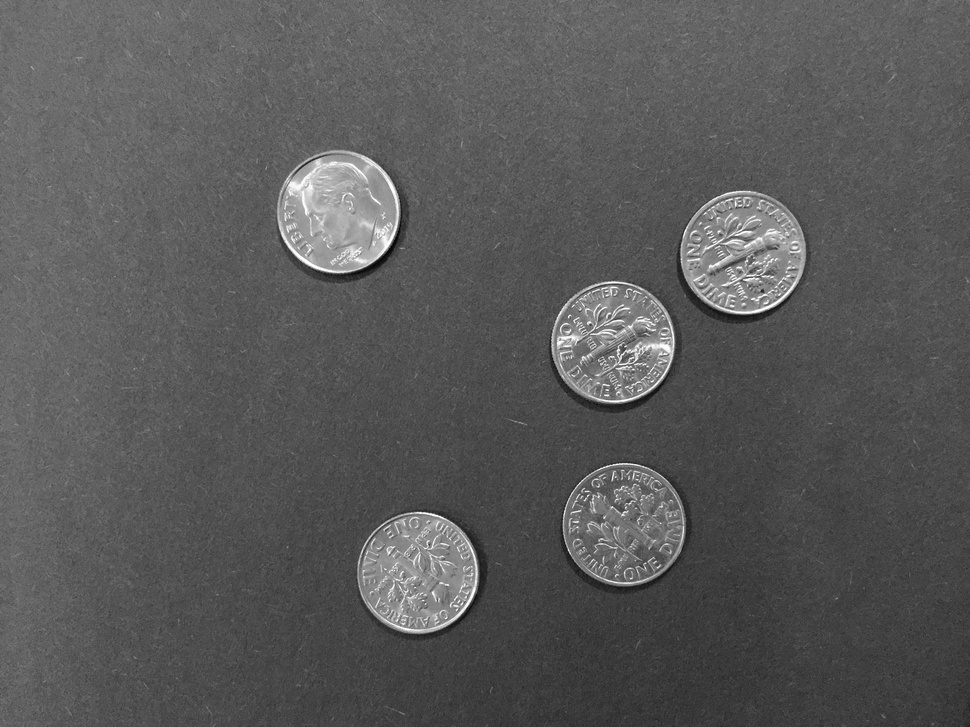
%> input picture courses/Data Processing and Feature Engineering/Module 5/Images/CoinImages/Dime/dimes1.jpg, 970 x 727 px, shrunk from 3264 x 2448 before the run
$ octave --eval "result = segmentImage(imread('CoinImages/Dime/dimes1.jpg'));"   (GNU Octave 9; MATLAB toolbox functions it lacks are replaced by stand-ins)
%> lines starting %> are read from the running program, lines starting %| are printed output that depends on the picture; in (x1, y1, x2, y2) boxes, pixels count from 0 and x2, y2 are one past the last pixel; in counts of white or black regions, pixels touching at a corner belong together; the program's own positions count from 1
function [BW,properties] = segmentImage(X)
%segmentImage Segment image using auto-generated code from imageSegmenter app
%  [BW,MASKEDIMAGE] = segmentImage(X) segments image X using auto-generated
%  code from the imageSegmenter app. The final segmentation is returned in
%  BW, and a masked image is returned in MASKEDIMAGE.

% Auto-generated by imageSegmenter app on 12-Nov-2019
%----------------------------------------------------


% Adjust data to span data range.
X = imadjust(X);
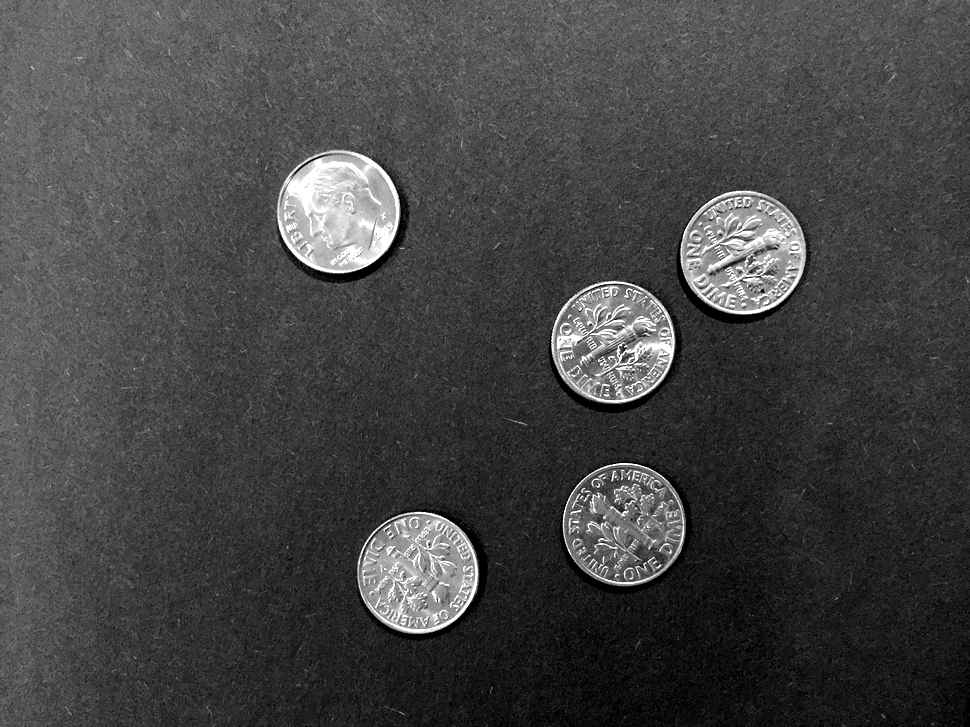
%> X: size 727x970 uint8; min 0, max 255, mean 68.7

% Threshold image - adaptive threshold
BW = imbinarize(X, 'adaptive', 'Sensitivity', 0.470000, 'ForegroundPolarity', 'bright');
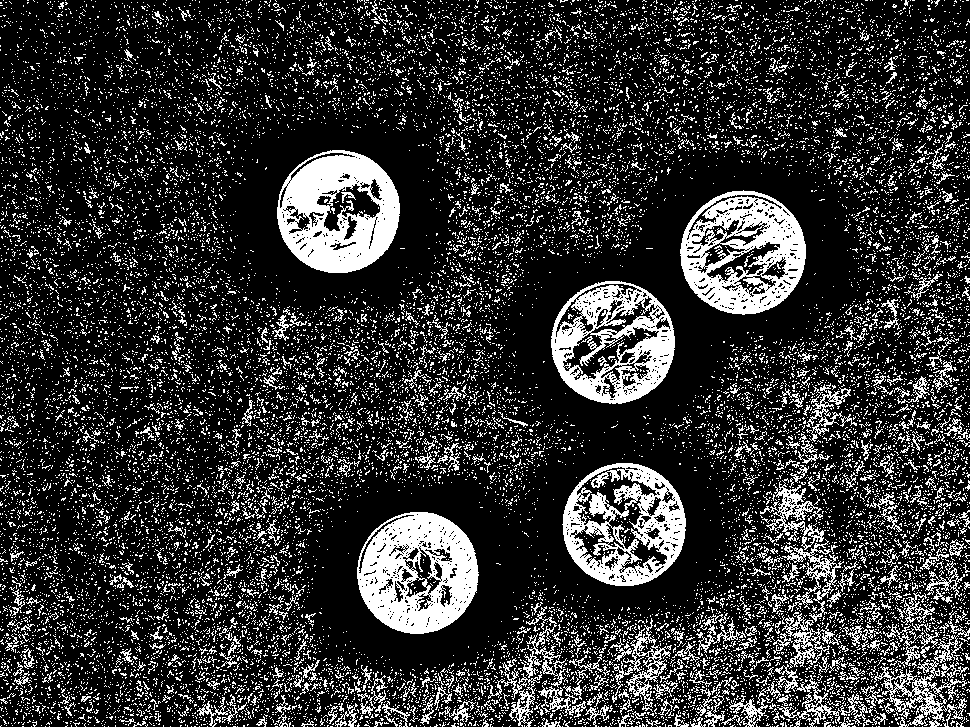
%> BW: size 727x970 logical; 20% white; 21173 white regions (20518 under 20 px), largest, box (x1, y1, x2, y2) and area: (357, 512, 479, 634) 9464, (277, 150, 400, 273) 9404, (680, 190, 806, 315) 8657

% Fill holes
BW = imfill(BW, 'holes');
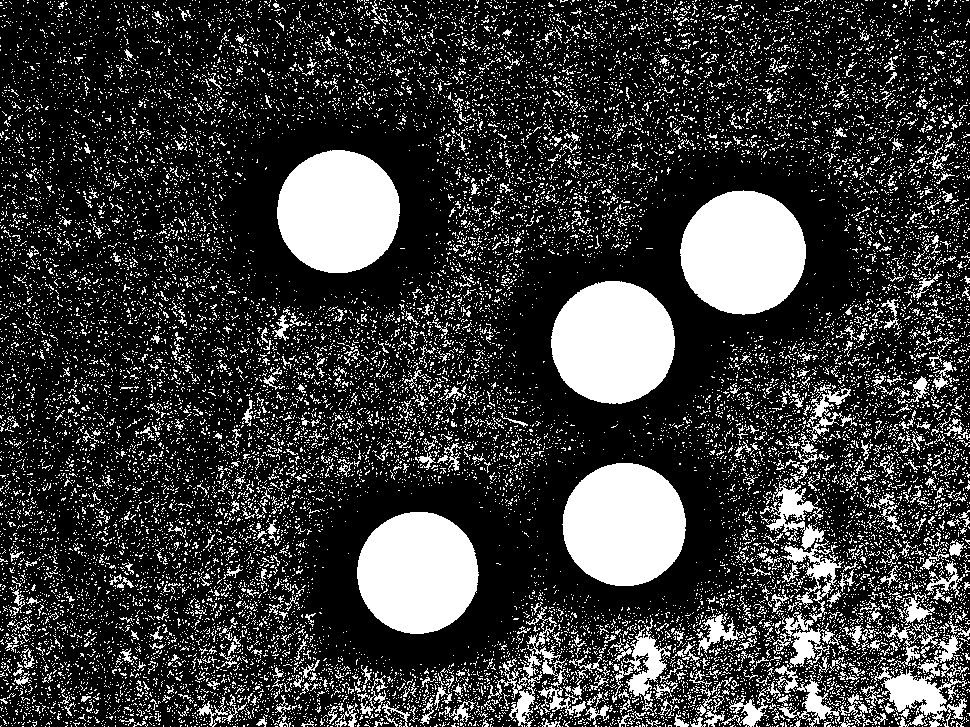
%> BW: size 727x970 logical; 23.1% white; 21034 white regions (20369 under 20 px), largest, box (x1, y1, x2, y2) and area: (680, 190, 806, 315) 12218, (551, 281, 675, 404) 11963, (562, 463, 686, 586) 11960

% Clear borders
BW = imclearborder(BW);
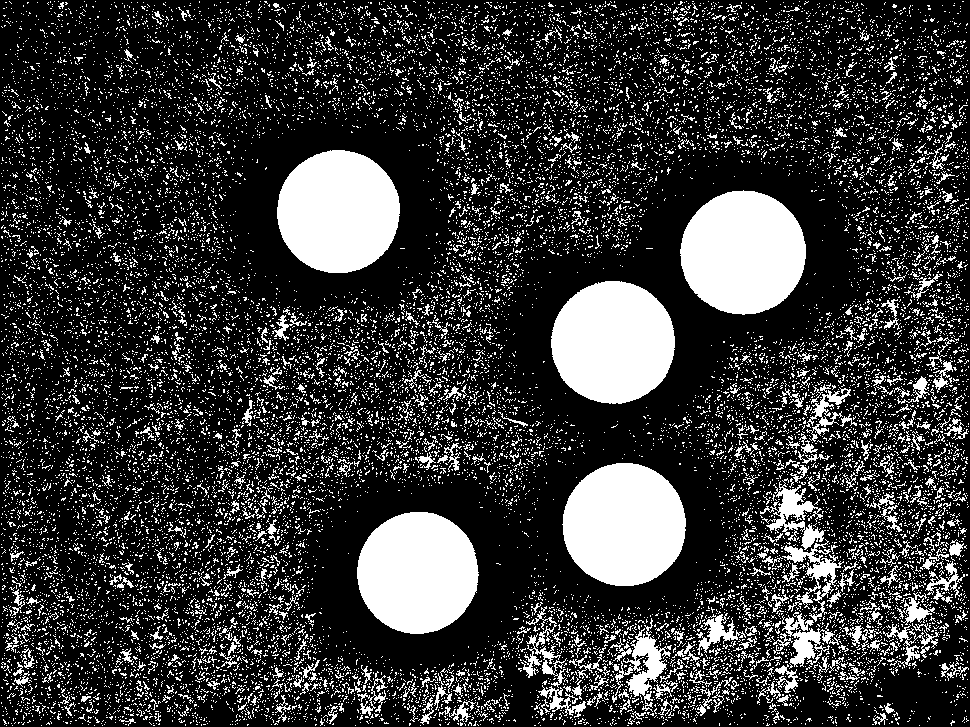
%> BW: size 727x970 logical; 21.8% white; 20734 white regions (20106 under 20 px), largest, box (x1, y1, x2, y2) and area: (680, 190, 806, 315) 12218, (551, 281, 675, 404) 11963, (562, 463, 686, 586) 11960

% Open mask with disk
radius = 20;
decomposition = 0;
se = strel('disk', radius, decomposition);
BW = imopen(BW, se);
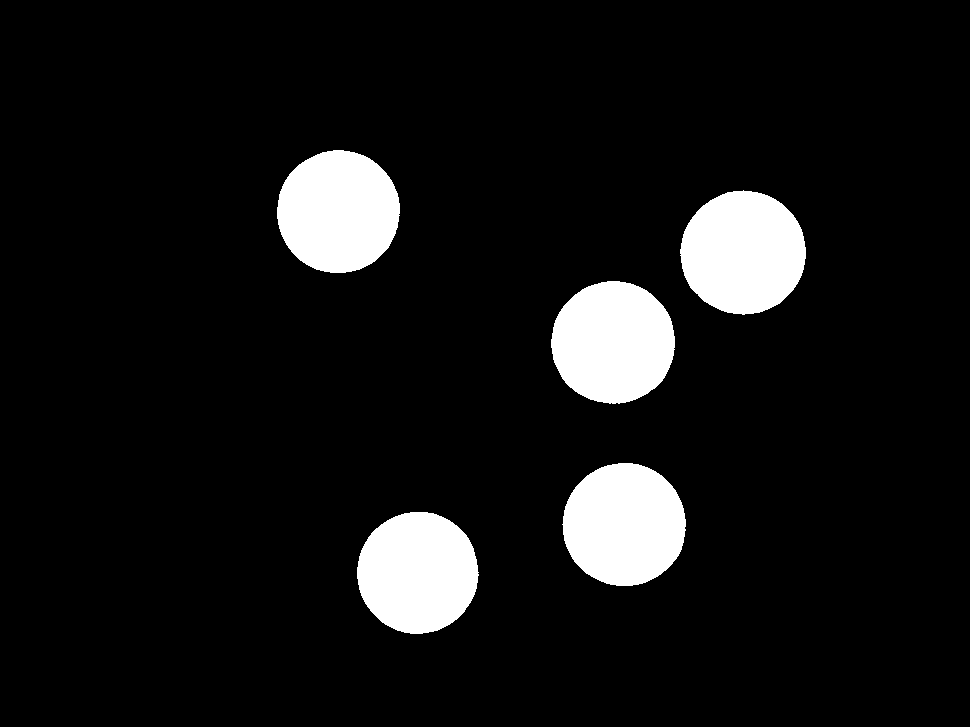
%> BW: size 727x970 logical; 8.4% white; 5 white regions, box (x1, y1, x2, y2) and area: (680, 190, 806, 315) 12180, (562, 463, 686, 586) 11934, (551, 281, 675, 404) 11932, (277, 150, 400, 273) 11860, (357, 512, 479, 634) 11623


end

$ run again, on courses/Data Processing and Feature Engineering/Module 5/Images/CoinImages/Dime/dimes2.jpg
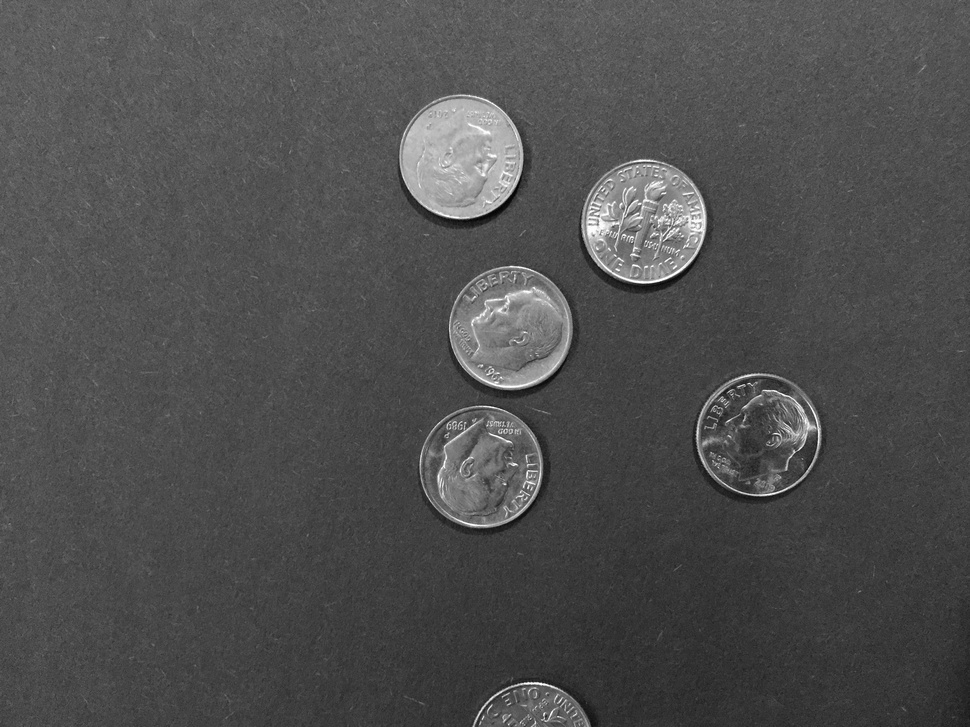
%> input picture courses/Data Processing and Feature Engineering/Module 5/Images/CoinImages/Dime/dimes2.jpg, 970 x 727 px, shrunk from 3264 x 2448 before the run
%> in segmentImage, `BW = imbinarize(X, 'adaptive', 'Sensitivity', 0.470000, 'ForegroundPol..`:
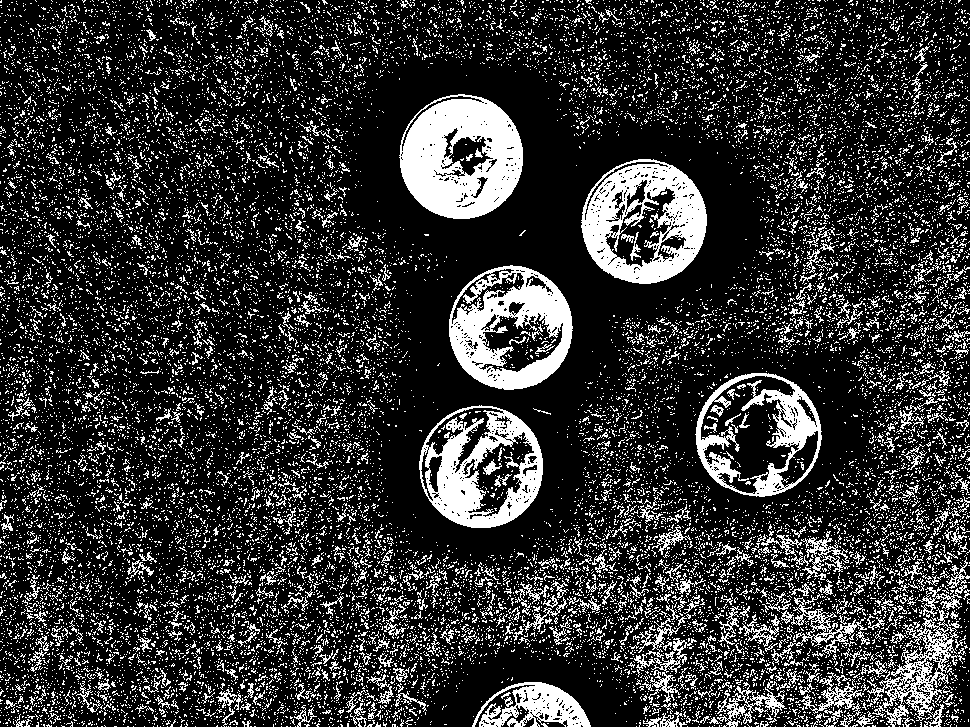
%> BW: size 727x970 logical; 20.2% white; 21262 white regions (20528 under 20 px), largest, box (x1, y1, x2, y2) and area: (399, 94, 523, 219) 10421, (581, 159, 707, 284) 8480, (449, 265, 573, 390) 7896
%> in segmentImage, `BW = imopen(BW, se);`:
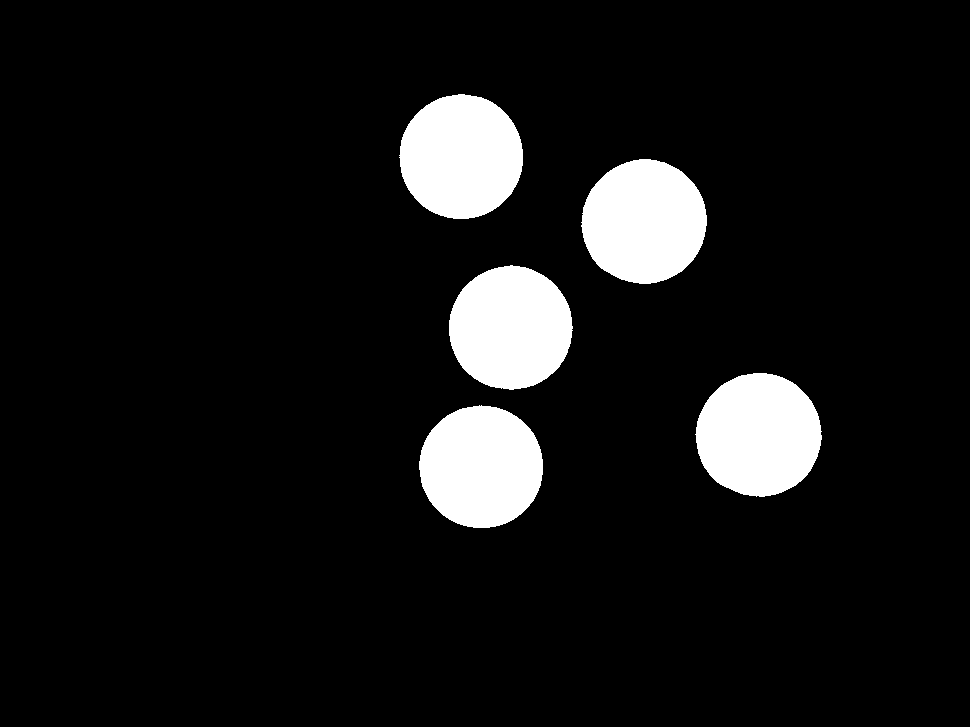
%> BW: size 727x970 logical; 8.6% white; 5 white regions, box (x1, y1, x2, y2) and area: (581, 159, 707, 284) 12202, (695, 373, 822, 497) 12201, (399, 94, 523, 219) 12125, (449, 265, 573, 390) 12029, (419, 405, 543, 528) 11940

$ run again, on courses/Data Processing and Feature Engineering/Module 5/Images/CoinImages/Dime/dimes3.jpg
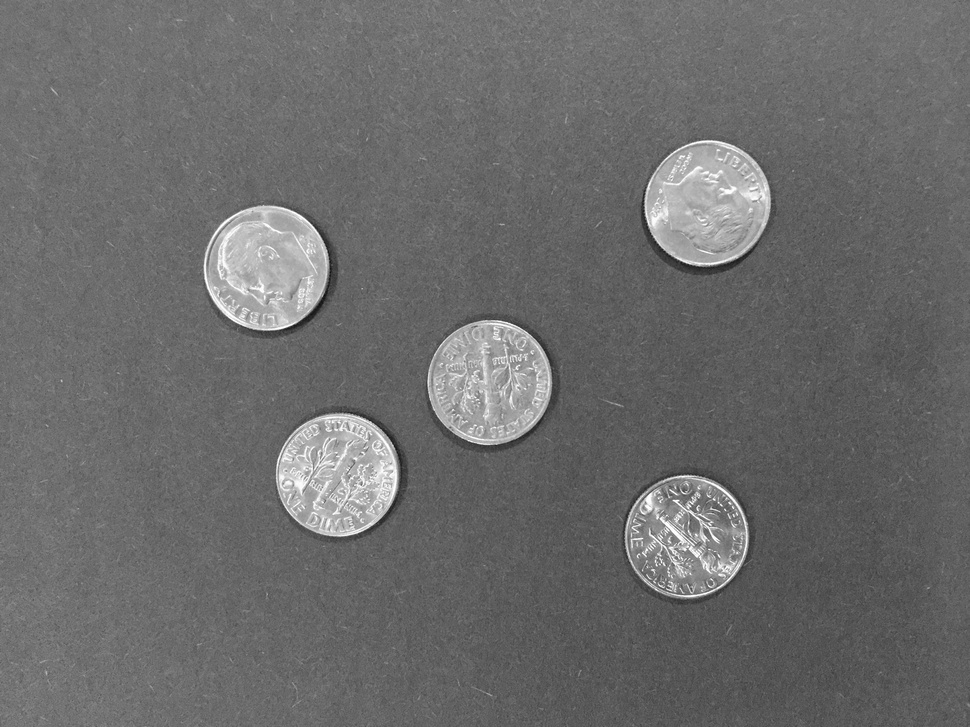
%> input picture courses/Data Processing and Feature Engineering/Module 5/Images/CoinImages/Dime/dimes3.jpg, 970 x 727 px, shrunk from 3264 x 2448 before the run
%> in segmentImage, `BW = imbinarize(X, 'adaptive', 'Sensitivity', 0.470000, 'ForegroundPol..`:
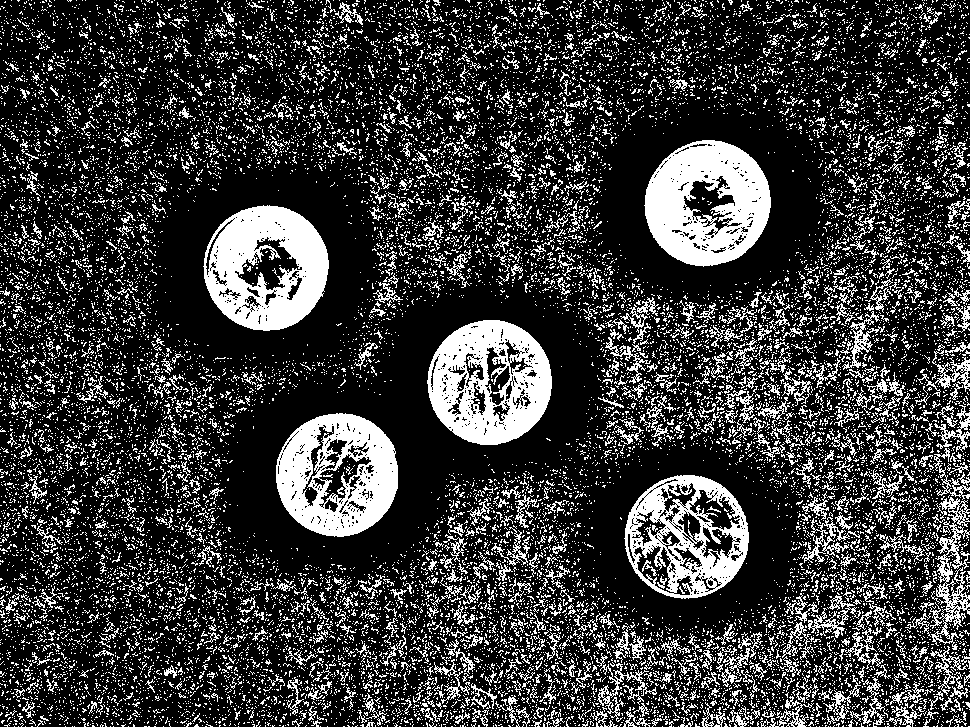
%> BW: size 727x970 logical; 22.8% white; 20253 white regions (19271 under 20 px), largest, box (x1, y1, x2, y2) and area: (644, 140, 771, 267) 10594, (203, 205, 329, 331) 9989, (427, 320, 552, 445) 9745
%> in segmentImage, `BW = imopen(BW, se);`:
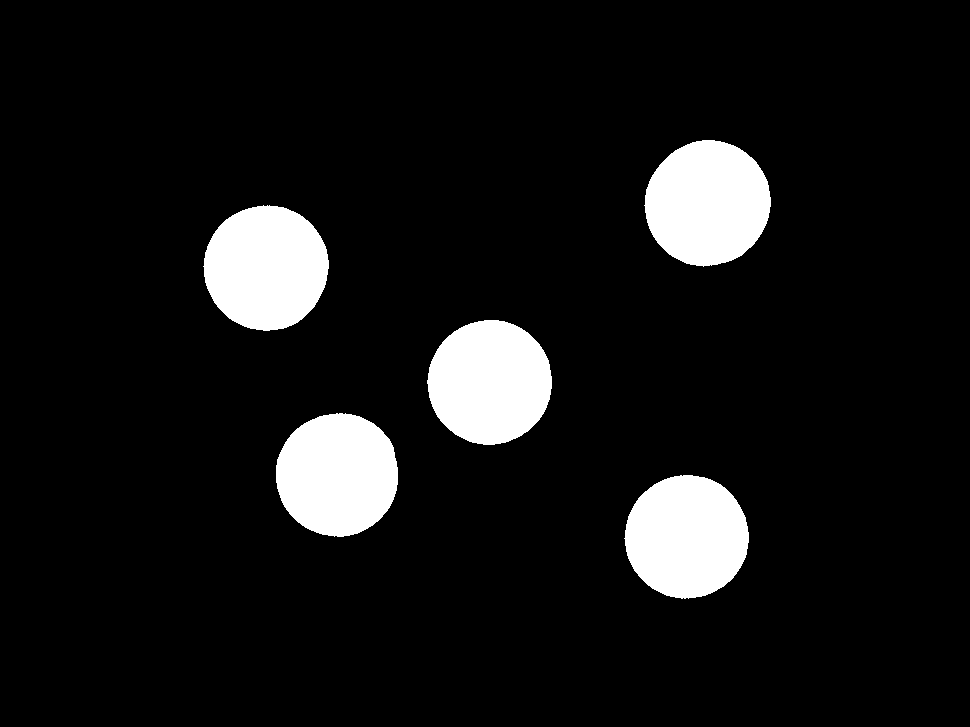
%> BW: size 727x970 logical; 8.6% white; 5 white regions, box (x1, y1, x2, y2) and area: (644, 140, 771, 267) 12386, (203, 205, 329, 331) 12257, (427, 320, 552, 445) 12168, (624, 475, 749, 599) 12011, (276, 413, 398, 537) 11921
